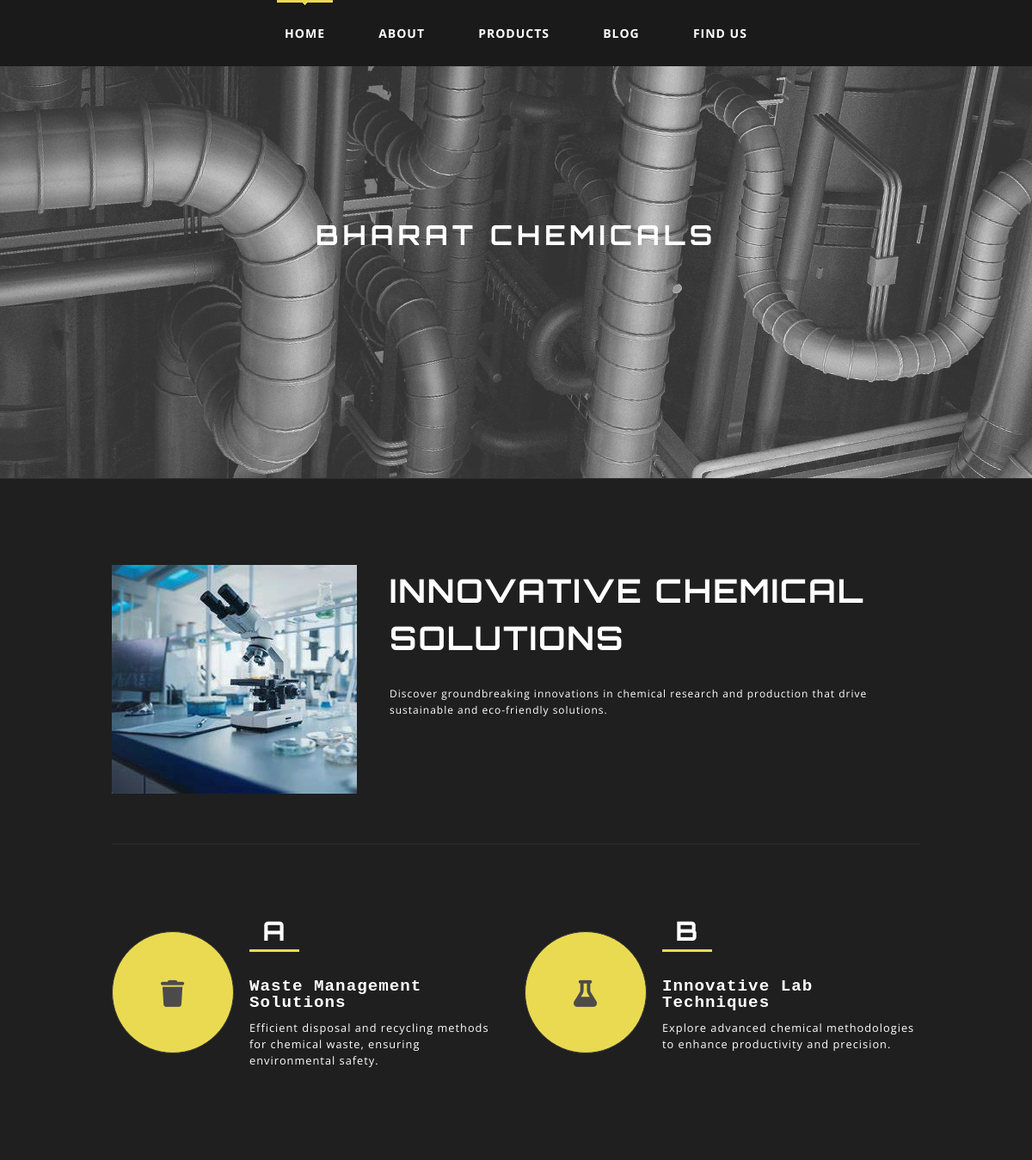
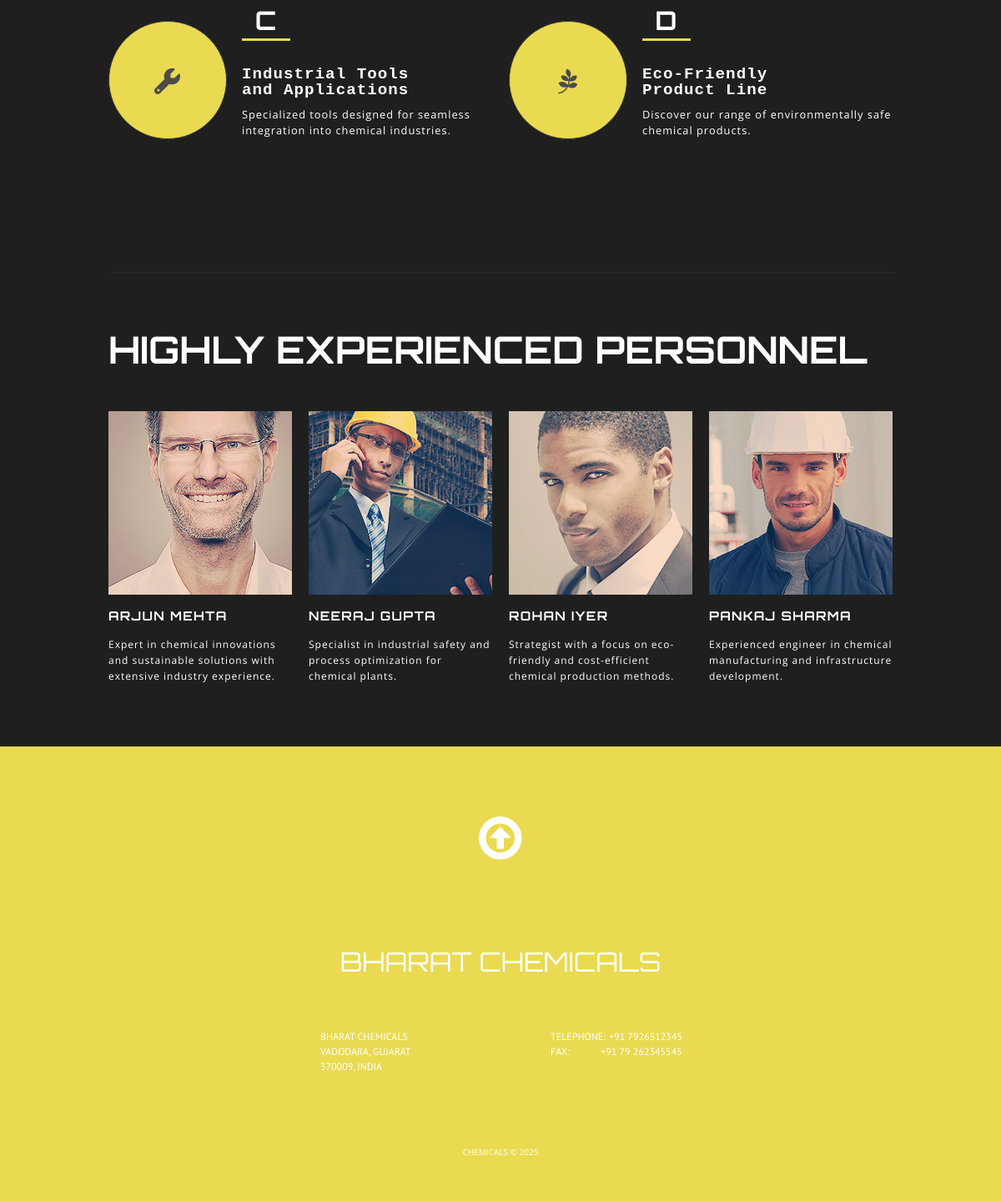
The app's page /home.php with its own data (2 pictures, top to bottom).
### tables this page shows
CREATE TABLE `home_page_settings` (
  `id` int(11) NOT NULL,
  `company_name` varchar(255) NOT NULL,
  `slider_image1` varchar(255) NOT NULL,
  `slider_image2` varchar(255) NOT NULL,
  `slider_image3` varchar(255) NOT NULL
);

CREATE TABLE `section_images` (
  `id` int(11) NOT NULL,
  `section_id` int(11) NOT NULL,
  `image_url` varchar(255) NOT NULL,
  `title` text NOT NULL,
  `description` text NOT NULL
);

CREATE TABLE `feature_sections` (
  `id` int(11) NOT NULL,
  `letter` char(1) NOT NULL,
  `icon_class` varchar(50) NOT NULL,
  `title1` text NOT NULL,
  `description` text NOT NULL
);

CREATE TABLE `personnel` (
  `id` int(11) NOT NULL,
  `name` varchar(255) NOT NULL,
  `image_url` varchar(255) NOT NULL,
  `description` text NOT NULL
);

CREATE TABLE `footer_settings` (
  `id` int(11) NOT NULL,
  `company_name` varchar(50) NOT NULL,
  `address` text NOT NULL,
  `telephone` varchar(50) NOT NULL,
  `fax` varchar(50) NOT NULL,
  `copyright` text NOT NULL
);

### home.php (the view, shortened to what this page needs)
<?php
require 'backend/db_connection.php';
$sql = "SELECT * FROM home_page_settings WHERE id = 1";
$result = $conn->query($sql);
$settings = $result->fetch_assoc();
?>
<?php
function getUserIP()
{
    if (!empty($_SERVER['HTTP_CLIENT_IP'])) {
        return $_SERVER['HTTP_CLIENT_IP'];
    } elseif (!empty($_SERVER['HTTP_X_FORWARDED_FOR'])) {
        return $_SERVER['HTTP_X_FORWARDED_FOR'];
    } else {
        return $_SERVER['REMOTE_ADDR'];
    }
}
$ip_address = getUserIP();
$checkIPQuery = "SELECT COUNT(*) AS ip_count FROM visitors WHERE ip_address = ?";
$stmt = $conn->prepare($checkIPQuery);
$stmt->bind_param("s", $ip_address);
$stmt->execute();
$result = $stmt->get_result();
$row = $result->fetch_assoc();
?>
<?php
$query1 = "SELECT * FROM section_images WHERE section_id = 1 LIMIT 1";
$result1 = mysqli_query($conn, $query1);
if ($result1 && mysqli_num_rows($result1) > 0) {
    $row = mysqli_fetch_assoc($result1);
} else {
    $row = [
        'image_url' => 'images/default.jpg',
        'title' => 'Default Title',
        'description' => 'Default description text.',
    ];
}
?>
<?php
$sql2 = "SELECT * FROM feature_sections ORDER BY id ASC";
$result2 = $conn->query($sql2);
?>
<?php
$sql_personnel = "SELECT * FROM personnel ORDER BY id ASC";
$result_personnel = $conn->query($sql_personnel);
?>
<?php
$sql_fetch_footer = "SELECT * FROM footer_settings WHERE id=1";
$result_footer = $conn->query($sql_fetch_footer);
$footer_data = $result_footer->fetch_assoc();
?>
<!DOCTYPE html>
<html lang="en">
<head>
    <link rel="stylesheet" type="text/css" media="screen" href="frontendside/css/style.css">
    <link rel="stylesheet" href="frontendside/fonts/font-awesome.css" type="text/css" media="screen">
    <link rel="stylesheet" href="https://cdnjs.cloudflare.com/ajax/libs/font-awesome/6.5.1/css/all.min.css">
</head>
<body>
    <header>
        <div class="container_12">
            <div class="grid_12">
                <div class="menu-holder">
                    <nav>
                        <ul class="sf-menu" style="position: relative; z-index: 1000;">
                            <li class="current"><a href="home.php">Home</a></li>
                            <li><a href="/chemical_website/about">About</a></li>
                            <li><a href="/chemical_website/products">Products</a></li>
                            <li><a href="/chemical_website/blog">Blog</a></li>
                            <li><a href="/chemical_website/findus">Find Us</a></li>
                        </ul>
                    </nav>
                </div>
            </div>
        </div>
        <div class="slider_box">
            <div class="camera_wrap camera_azure_skin" id="camera">
            </div>
            <div class="logoHolder">
                <div class="container_12">
                    <div class="grid text_center">
                        <h1 class="heading_main" style="font-size: 2rem;"><?= htmlspecialchars($settings['company_name']) ?></h1>
                    </div>
                </div>
            </div>
        </div>
    </header>
    <div class="container_12" style="margin-top: 100px;">
        <div class="grid_12">
            <div class="block_2">
                <img src="backend/<?php echo $row['image_url']; ?>" alt="">
                <div class="txt_info">
                    <h2 style="letter-spacing: 2px;" id="h2-heading"><?php echo nl2br($row['title']); ?></h2>
                    <p style="color: white"><?php echo $row['description']; ?></p>
                </div>
            </div>
            <hr class="marg_2">
        </div>
    </div>
    <div class="container_12">
        <?php
        $count = 0;
        while ($row = $result2->fetch_assoc()):
            if ($count % 2 == 0) echo '<div class="container_12' . ($count > 0 ? ' marg_3' : '') . '">';
        ?>
            <div class="grid_6">
                <div class="block_3">
                    <div class="icon" style="background-color: #eada51;">
                    <div> <?= htmlspecialchars_decode($row['icon_class']) ?> </div>
                    </div>
                    <div class="txt_info">
                        <div class="block_letter" style="color: white;">
                            <p><?= htmlspecialchars($row['letter']) ?></p>
                        </div>
                        <pre id="title_pre_tag"><?= htmlspecialchars($row['title1']) ?></pre>
                        <p style="color: white"><?= htmlspecialchars($row['description']) ?></p>
                    </div>
                </div>
            </div>
        <?php
            if ($count % 2 == 1) echo '</div>';
            $count++;
        endwhile;
        ?>
    </div>
    <div class="container_12">
        <div class="grid_12">
            <hr class="marg_4">
        </div>
    </div>
    <div class="container_12">
        <div class="grid_12">
            <h3 class="marg_5 corr_01">Highly experienced personnel</h3>
        </div>
        <div class="clearfix"></div>
        <?php while ($person = $result_personnel->fetch_assoc()): ?>
            <div class="grid_3">
                <div class="block_4">
                    <img src="<?= htmlspecialchars($person['image_url']) ?>" alt="">
                    <h5><a class="link_1 animate"> <?= htmlspecialchars($person['name']) ?> </a></h5>
                    <p style="color: white;"><?= htmlspecialchars($person['description']) ?></p>
                </div>
            </div>
        <?php endwhile; ?>
    </div>
    <footer>
        <div class="container_12">
            <div class="wrapper">
                <div class="grid_12">
                    <div class="top_arr"></div>
                </div>
                <div class="clearfix"></div>
                <div class="grid_12">
                    <h1 class="marg_6 footer_main_heading" style="line-height: 30px;"><?= htmlspecialchars($footer_data['company_name']) ?></h1>
                </div>
                <div class="clearfix"></div>
                <div class="grid_12 marg_7">
                    <div class="grid_3 prefix_3 alpha f_left">
                        <p class="pad_1"><?= nl2br(htmlspecialchars($footer_data['address'])) ?></p>
                    </div>
                    <div class="grid_3 suffix_3 omega f_left">
                        <p class="pad_2">
                            <span class="width_1">Telephone:</span> <?= htmlspecialchars($footer_data['telephone']) ?><br>
                            <span class="width_2">Fax:</span> <?= htmlspecialchars($footer_data['fax']) ?>
                        </p>
                    </div>
                </div>
                <div class="clearfix"></div>
                <div class="grid_12">
                    <p class="copyright"><span><?= htmlspecialchars($footer_data['copyright']) ?></span></p>
                </div>
            </div>
        </div>
    </footer>
</body>
</html>

### frontendside/css/style.css (style rules this page uses)
body { background: #eada51; font: 12px/19px "Open Sans", sans-serif; letter-spacing: 1px; color: #7e7e7e; position: relative; min-width: 320px; -webkit-text-size-adjust: none; }
html, body { height: 100%; }
img { max-width: 100%; }
a { color: #ef4f33; outline: none; cursor: pointer; text-decoration: none; }
* { -webkit-text-size-adjust: none; }
.clearfix { *zoom: 1; }
.clearfix:before, .clearfix:after { display: table; content: ""; line-height: 0; }
.clearfix:after { clear: both; }
.animate { -webkit-transition: all 0.5s ease; -moz-transition: all 0.5s ease; -o-transition: all 0.5s ease; transition: all 0.5s ease; }
.f_left { text-align: left; }
h1, h2, h3, h4, h5, h6 { font-family: "Orbitron", sans-serif; letter-spacing: 0; font-weight: normal; text-transform: uppercase; color: #fff; }
.logoHolder { display: flex; justify-content: center; align-items: center; height: 100%; text-align: center; }
.heading_main { font-size: 3em; font-weight: bold; margin: 0; line-height: 1.2; word-break: break-word; letter-spacing: 5px; }
h2 { font-size: 60px; line-height: 55px; font-weight: 700; }
h3 { font-size: 45px; line-height: 45px; font-weight: 700; }
h5 { font-size: 15px; font-weight: 700; }
.text_center { text-align: center; }
.marg_2 { margin-bottom: 92px !important; }
.marg_3 { margin-bottom: 38px; }
.marg_4 { margin-bottom: 70px !important; }
.marg_5 { margin-bottom: 51px; }
.marg_6 { margin-bottom: 66px; }
.marg_7 { margin-bottom: 83px; }
.pad_1 { padding-left: 14px; }
.pad_2 { padding-left: 50px; }
header { width: 100%; position: relative; z-index: 2; background: #1a1a1a; border-bottom: 1px solid #2e2e2e; }
.slider_box { position: relative; display: inline-block; width: 100%; }
.logoHolder { position: absolute; bottom: 26%; left: 0; text-align: center; width: 100%; z-index: 500; }
hr { border: none; height: 1px; color: #2c2c2c; background-color: #2c2c2c; margin: 0 0 116px; }
.block_2 { position: relative; margin-bottom: 114px; }
.block_2 img { position: relative; display: inline-block; float: left; margin-right: 38px; }
.block_2 .txt_info { position: relative; overflow: hidden; padding-top: 2px; }
.block_2 .txt_info h2 { margin-bottom: 28px; }
.block_2 .txt_info p { margin-bottom: 32px; }
.block_3 { position: relative; margin-bottom: 87px; margin-top: -11px; }
.block_3 .icon { position: relative; display: inline-block; float: left; text-align: center; width: 140px; height: 140px; background: #1f1f1f; border-radius: 500px; -moz-border-radius: 500px; -webkit-border-radius: 500px; border: 1px solid #353535; margin-right: 18px; }
.block_3 .icon div { font: 31px/31px FontAwesome; color: #4c4b4b; margin-top: 56px; }
.block_3 .txt_info { position: relative; overflow: hidden; padding-top: 10px; }
.block_3 .txt_info .block_letter { position: relative; width: 58px; font: 700 31px/42px "Orbitron", sans-serif; text-align: center; color: #4c4b4b; border-bottom: 3px solid #eada51; margin-bottom: 31px; margin-top: -11px; }
.block_3 .txt_info .block_letter p { margin-bottom: 0; }
.block_3 .txt_info p { position: relative; margin-bottom: 35px; }
.block_3 > .txt_info > p { color: rgb(153, 153, 153); font-size: 0.8rem; }
.block_4 { position: relative; margin-bottom: 75px; }
.block_4 img { position: relative; margin-bottom: 16px; }
.block_4 h5 { margin-bottom: 15px; }
.link_1 { color: #fff; text-decoration: none; letter-spacing: 1.3px; }
.footer_main_heading { font-size: 2rem; }
footer { font: 12px/18px "PT Sans", sans-serif; letter-spacing: 0; text-transform: uppercase; display: block; color: #fff; padding: 84px 0 49px; text-align: center; }
.top_arr { position: relative; display: inline-block; overflow: hidden; width: 52px; height: 52px; background: url(../images/ui.totop.png) no-repeat left 0px; margin-bottom: 107px; cursor: pointer; }
footer .width_1 { position: relative; display: inline-block; width: 67px; }
footer .width_2 { position: relative; display: inline-block; width: 57px; }
.copyright { font: 10px/20px "Open Sans", sans-serif; }
@media only screen and (max-width: 1430px) { .logoHolder { bottom: 9%; } }

### frontendside/css/camera-slider.css (style rules this page uses)
.camera_wrap { display: none; box-sizing: border-box; -moz-box-sizing: border-box; -webkit-box-sizing: border-box; -o-box-sizing: border-box; -ms-box-sizing: border-box; position: relative; }
.camera_wrap { width: 100%; margin: 0 !important; overflow:hidden !important; }

### records on screen
home_page_settings: company_name "BHARAT CHEMICALS"
section_images: image_url (picture), title "INNOVATIVE CHEMICAL SOLUTIONS", description "Discover groundbreaking innovations in chemical research and production that drive sustainable and eco-friendly solutions."
feature_sections: letter "A", title1 "Waste Management Solutions", description "Efficient disposal and recycling methods for chemical waste, ensuring environmental safety."
feature_sections: letter "B", title1 "Innovative Lab Techniques", description "Explore advanced chemical methodologies to enhance productivity and precision."
feature_sections: letter "C", title1 "Industrial Tools and Applications", description "Specialized tools designed for seamless integration into chemical industries."
feature_sections: letter "D", title1 "Eco-Friendly Product Line", description "Discover our range of environmentally safe chemical products."
personnel: image_url (picture), name "ARJUN MEHTA", description "Expert in chemical innovations and sustainable solutions with extensive industry experience."
personnel: image_url (picture), name "NEERAJ GUPTA", description "Specialist in industrial safety and process optimization for chemical plants."
personnel: image_url (picture), name "ROHAN IYER", description "Strategist with a focus on eco-friendly and cost-efficient chemical production methods."
personnel: image_url (picture), name "PANKAJ SHARMA", description "Experienced engineer in chemical manufacturing and infrastructure development."
footer_settings: company_name "BHARAT CHEMICALS", address "BHARAT CHEMICALS VADODARA, GUJARAT 370009, INDIA", telephone "+91 7926512345", fax "+91 79 262345545", copyright "CHEMICALS © 2025"
